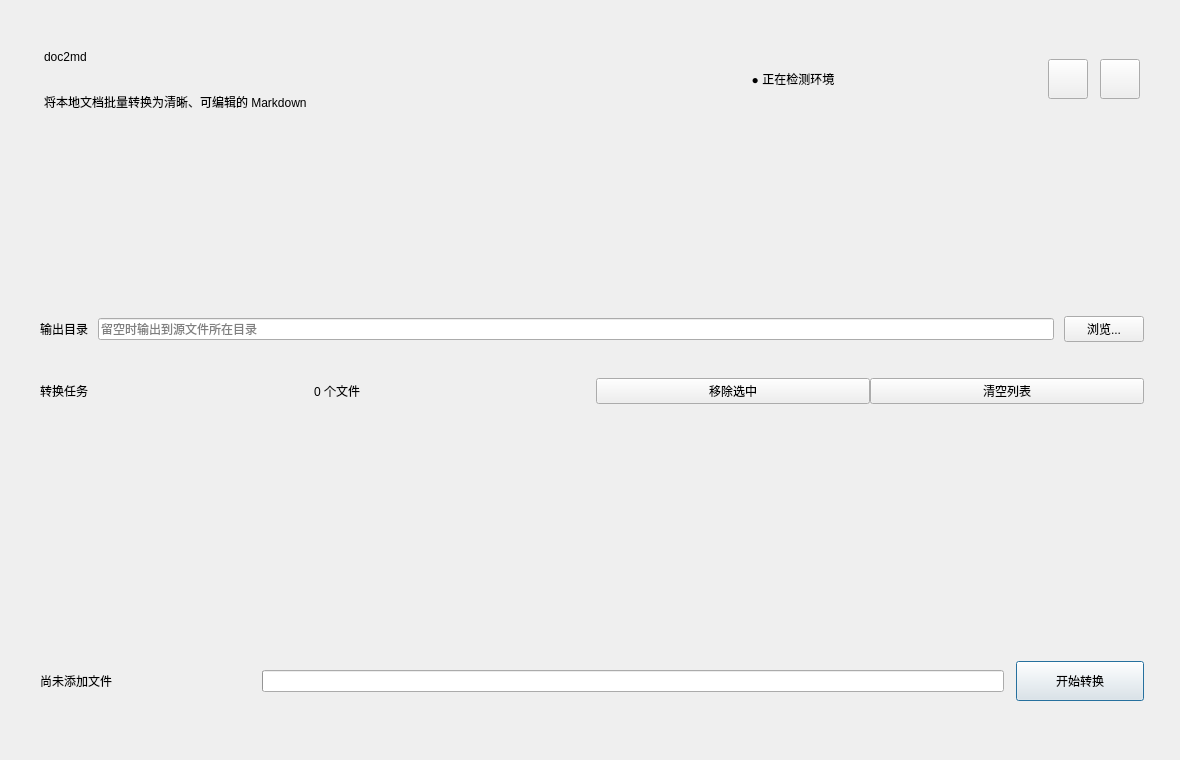
<?xml version="1.0" encoding="UTF-8"?>
<ui version="4.0">
 <class>MainWidget</class>
 <widget class="QWidget" name="MainWidget">
  <property name="geometry">
   <rect>
    <x>0</x>
    <y>0</y>
    <width>1180</width>
    <height>760</height>
   </rect>
  </property>
  <property name="minimumSize">
   <size>
    <width>980</width>
    <height>640</height>
   </size>
  </property>
  <property name="windowTitle">
   <string>doc2md</string>
  </property>
  <layout class="QVBoxLayout" name="m_root_layout">
   <property name="leftMargin">
    <number>24</number>
   </property>
   <property name="topMargin">
    <number>20</number>
   </property>
   <property name="rightMargin">
    <number>24</number>
   </property>
   <property name="bottomMargin">
    <number>20</number>
   </property>
   <property name="spacing">
    <number>16</number>
   </property>
   <item>
    <widget class="QFrame" name="m_header_card">
     <property name="frameShape">
      <enum>QFrame::NoFrame</enum>
     </property>
     <layout class="QHBoxLayout" name="m_header_layout">
      <property name="leftMargin">
       <number>20</number>
      </property>
      <property name="topMargin">
       <number>16</number>
      </property>
      <property name="rightMargin">
       <number>16</number>
      </property>
      <property name="bottomMargin">
       <number>16</number>
      </property>
      <property name="spacing">
       <number>12</number>
      </property>
      <item>
       <layout class="QVBoxLayout" name="m_title_layout">
        <property name="spacing">
         <number>3</number>
        </property>
        <item>
         <widget class="QLabel" name="m_title_label">
          <property name="text">
           <string>doc2md</string>
          </property>
         </widget>
        </item>
        <item>
         <widget class="QLabel" name="m_description_label">
          <property name="text">
           <string>将本地文档批量转换为清晰、可编辑的 Markdown</string>
          </property>
         </widget>
        </item>
       </layout>
      </item>
      <item>
       <spacer name="m_header_spacer">
        <property name="orientation">
         <enum>Qt::Horizontal</enum>
        </property>
        <property name="sizeType">
         <enum>QSizePolicy::Expanding</enum>
        </property>
       </spacer>
      </item>
      <item>
       <widget class="QLabel" name="m_engine_status_label">
        <property name="minimumSize">
         <size>
          <width>180</width>
          <height>32</height>
         </size>
        </property>
        <property name="text">
          <string>● 正在检测环境</string>
        </property>
        <property name="alignment">
         <set>Qt::AlignCenter</set>
        </property>
       </widget>
      </item>
      <item>
       <widget class="QPushButton" name="m_about_button">
        <property name="minimumSize">
         <size>
          <width>40</width>
          <height>40</height>
         </size>
        </property>
        <property name="maximumSize">
         <size>
          <width>40</width>
          <height>40</height>
         </size>
        </property>
        <property name="text">
         <string/>
        </property>
        <property name="toolTip">
         <string>关于</string>
        </property>
       </widget>
      </item>
      <item>
       <widget class="QPushButton" name="m_settings_button">
        <property name="minimumSize">
         <size>
          <width>40</width>
          <height>40</height>
         </size>
        </property>
        <property name="maximumSize">
         <size>
          <width>40</width>
          <height>40</height>
         </size>
        </property>
        <property name="text">
         <string/>
        </property>
        <property name="toolTip">
         <string>设置</string>
        </property>
       </widget>
      </item>
     </layout>
    </widget>
   </item>
   <item>
    <widget class="QSplitter" name="m_content_splitter">
     <property name="orientation">
      <enum>Qt::Horizontal</enum>
     </property>
     <property name="childrenCollapsible">
      <bool>false</bool>
     </property>
     <widget class="QWidget" name="m_work_panel">
      <layout class="QVBoxLayout" name="m_work_layout">
       <property name="leftMargin">
        <number>0</number>
       </property>
       <property name="topMargin">
        <number>0</number>
       </property>
       <property name="rightMargin">
        <number>0</number>
       </property>
       <property name="bottomMargin">
        <number>0</number>
       </property>
       <property name="spacing">
        <number>12</number>
       </property>
       <item>
        <widget class="doc2md::DropArea" name="m_drop_area">
         <property name="minimumSize">
          <size>
           <width>0</width>
           <height>138</height>
          </size>
         </property>
        </widget>
       </item>
       <item>
        <widget class="QFrame" name="m_output_card">
         <property name="frameShape">
          <enum>QFrame::NoFrame</enum>
         </property>
         <layout class="QHBoxLayout" name="m_output_layout">
          <property name="leftMargin">
           <number>16</number>
          </property>
          <property name="topMargin">
           <number>12</number>
          </property>
          <property name="rightMargin">
           <number>12</number>
          </property>
          <property name="bottomMargin">
           <number>12</number>
          </property>
          <property name="spacing">
           <number>10</number>
          </property>
          <item>
           <widget class="QLabel" name="m_output_label">
            <property name="text">
             <string>输出目录</string>
            </property>
           </widget>
          </item>
          <item>
           <widget class="QLineEdit" name="m_output_directory_edit">
            <property name="placeholderText">
             <string>留空时输出到源文件所在目录</string>
            </property>
           </widget>
          </item>
          <item>
           <widget class="QPushButton" name="m_browse_output_button">
            <property name="text">
             <string>浏览...</string>
            </property>
           </widget>
          </item>
         </layout>
        </widget>
       </item>
       <item>
        <widget class="QFrame" name="m_tasks_card">
         <property name="frameShape">
          <enum>QFrame::NoFrame</enum>
         </property>
         <layout class="QVBoxLayout" name="m_tasks_layout">
          <property name="leftMargin">
           <number>0</number>
          </property>
          <property name="topMargin">
           <number>0</number>
          </property>
          <property name="rightMargin">
           <number>0</number>
          </property>
          <property name="bottomMargin">
           <number>0</number>
          </property>
          <property name="spacing">
           <number>0</number>
          </property>
          <item>
           <layout class="QHBoxLayout" name="m_tasks_header_layout">
            <property name="leftMargin">
             <number>16</number>
            </property>
            <property name="topMargin">
             <number>12</number>
            </property>
            <property name="rightMargin">
             <number>12</number>
            </property>
            <property name="bottomMargin">
             <number>10</number>
            </property>
            <item>
             <widget class="QLabel" name="m_tasks_title_label">
              <property name="text">
               <string>转换任务</string>
              </property>
             </widget>
            </item>
            <item>
             <widget class="QLabel" name="m_task_count_label">
              <property name="text">
               <string>0 个文件</string>
              </property>
             </widget>
            </item>
            <item>
             <spacer name="m_tasks_header_spacer">
              <property name="orientation">
               <enum>Qt::Horizontal</enum>
              </property>
              <property name="sizeType">
               <enum>QSizePolicy::Expanding</enum>
              </property>
             </spacer>
            </item>
            <item>
             <widget class="QPushButton" name="m_remove_selected_button">
              <property name="text">
               <string>移除选中</string>
              </property>
             </widget>
            </item>
            <item>
             <widget class="QPushButton" name="m_clear_button">
              <property name="text">
               <string>清空列表</string>
              </property>
             </widget>
            </item>
           </layout>
          </item>
          <item>
           <widget class="QStackedWidget" name="m_task_stack">
            <property name="currentIndex">
             <number>0</number>
            </property>
            <widget class="QWidget" name="m_empty_task_page">
             <layout class="QVBoxLayout" name="m_empty_task_layout">
              <property name="leftMargin"><number>24</number></property>
              <property name="topMargin"><number>24</number></property>
              <property name="rightMargin"><number>24</number></property>
              <property name="bottomMargin"><number>24</number></property>
              <item>
               <widget class="QLabel" name="m_empty_state_label">
                <property name="alignment"><set>Qt::AlignCenter</set></property>
                <property name="textFormat"><enum>Qt::RichText</enum></property>
                <property name="wordWrap"><bool>true</bool></property>
               </widget>
              </item>
             </layout>
            </widget>
            <widget class="QWidget" name="m_task_table_page">
             <layout class="QVBoxLayout" name="m_task_table_layout">
              <property name="leftMargin"><number>0</number></property>
              <property name="topMargin"><number>0</number></property>
              <property name="rightMargin"><number>0</number></property>
              <property name="bottomMargin"><number>0</number></property>
              <item>
               <widget class="QTableWidget" name="m_task_table">
            <property name="alternatingRowColors">
             <bool>true</bool>
            </property>
            <property name="selectionBehavior">
             <enum>QAbstractItemView::SelectRows</enum>
            </property>
            <property name="selectionMode">
             <enum>QAbstractItemView::SingleSelection</enum>
            </property>
            <property name="editTriggers">
             <set>QAbstractItemView::NoEditTriggers</set>
            </property>
            <property name="showGrid">
             <bool>false</bool>
            </property>
            <property name="wordWrap">
             <bool>false</bool>
            </property>
            <column>
             <property name="text">
              <string>文件</string>
             </property>
            </column>
            <column>
             <property name="text">
              <string>类型</string>
             </property>
            </column>
            <column>
             <property name="text">
              <string>输出文件</string>
             </property>
            </column>
            <column>
             <property name="text">
              <string>状态</string>
             </property>
            </column>
               </widget>
              </item>
             </layout>
            </widget>
           </widget>
          </item>
         </layout>
        </widget>
       </item>
      </layout>
     </widget>
    </widget>
   </item>
   <item>
    <widget class="QFrame" name="m_batch_card">
     <property name="frameShape">
      <enum>QFrame::NoFrame</enum>
     </property>
     <layout class="QHBoxLayout" name="m_batch_layout">
      <property name="leftMargin">
       <number>16</number>
      </property>
      <property name="topMargin">
       <number>12</number>
      </property>
      <property name="rightMargin">
       <number>12</number>
      </property>
      <property name="bottomMargin">
       <number>12</number>
      </property>
      <property name="spacing">
       <number>12</number>
      </property>
      <item>
       <widget class="QLabel" name="m_summary_label">
        <property name="minimumSize">
         <size>
          <width>210</width>
          <height>0</height>
         </size>
        </property>
        <property name="text">
         <string>尚未添加文件</string>
        </property>
       </widget>
      </item>
      <item>
       <widget class="QProgressBar" name="m_batch_progress">
        <property name="minimum">
         <number>0</number>
        </property>
        <property name="maximum">
         <number>1</number>
        </property>
        <property name="value">
         <number>0</number>
        </property>
        <property name="textVisible">
         <bool>false</bool>
        </property>
       </widget>
      </item>
      <item>
       <widget class="QPushButton" name="m_start_button">
        <property name="minimumSize">
         <size>
          <width>128</width>
          <height>40</height>
         </size>
        </property>
        <property name="text">
         <string>开始转换</string>
        </property>
        <property name="default">
         <bool>true</bool>
        </property>
       </widget>
      </item>
     </layout>
    </widget>
   </item>
  </layout>
 </widget>
 <customwidgets>
  <customwidget>
   <class>doc2md::DropArea</class>
   <extends>QLabel</extends>
   <header>doc2md/drop_area.hxx</header>
  </customwidget>
 </customwidgets>
 <resources/>
 <connections/>
</ui>
